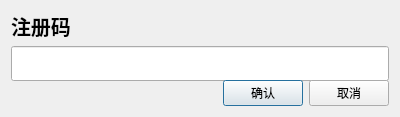
<?xml version="1.0" encoding="UTF-8"?>
<ui version="4.0">
 <class>Dialog</class>
 <widget class="QDialog" name="Dialog">
  <property name="geometry">
   <rect>
    <x>0</x>
    <y>0</y>
    <width>400</width>
    <height>117</height>
   </rect>
  </property>
  <property name="minimumSize">
   <size>
    <width>400</width>
    <height>117</height>
   </size>
  </property>
  <property name="maximumSize">
   <size>
    <width>400</width>
    <height>117</height>
   </size>
  </property>
  <property name="windowTitle">
   <string>程序注册</string>
  </property>
  <property name="windowIcon">
   <iconset resource="../designerQrc/IconRc.qrc">
    <normaloff>:/logo/resources/toolboxs.ico</normaloff>:/logo/resources/toolboxs.ico</iconset>
  </property>
  <layout class="QVBoxLayout" name="verticalLayout">
   <item>
    <layout class="QHBoxLayout" name="horizontalLayout_1">
     <item>
      <widget class="QLabel" name="label">
       <property name="font">
        <font>
         <pointsize>15</pointsize>
         <bold>true</bold>
        </font>
       </property>
       <property name="text">
        <string>注册码</string>
       </property>
      </widget>
     </item>
    </layout>
   </item>
   <item>
    <widget class="QLineEdit" name="lineEdit">
     <property name="minimumSize">
      <size>
       <width>0</width>
       <height>35</height>
      </size>
     </property>
     <property name="font">
      <font>
       <pointsize>15</pointsize>
      </font>
     </property>
     <property name="text">
      <string/>
     </property>
     <property name="echoMode">
      <enum>QLineEdit::EchoMode::Password</enum>
     </property>
    </widget>
   </item>
   <item>
    <layout class="QHBoxLayout" name="horizontalLayout_2">
     <item>
      <spacer name="horizontalSpacer">
       <property name="orientation">
        <enum>Qt::Orientation::Horizontal</enum>
       </property>
       <property name="sizeHint" stdset="0">
        <size>
         <width>40</width>
         <height>20</height>
        </size>
       </property>
      </spacer>
     </item>
     <item>
      <widget class="QPushButton" name="Btn02">
       <property name="text">
        <string>确认</string>
       </property>
      </widget>
     </item>
     <item>
      <widget class="QPushButton" name="Btn01">
       <property name="text">
        <string>取消</string>
       </property>
      </widget>
     </item>
    </layout>
   </item>
  </layout>
 </widget>
 <resources>
  <include location="../designerQrc/IconRc.qrc"/>
 </resources>
 <connections/>
</ui>
